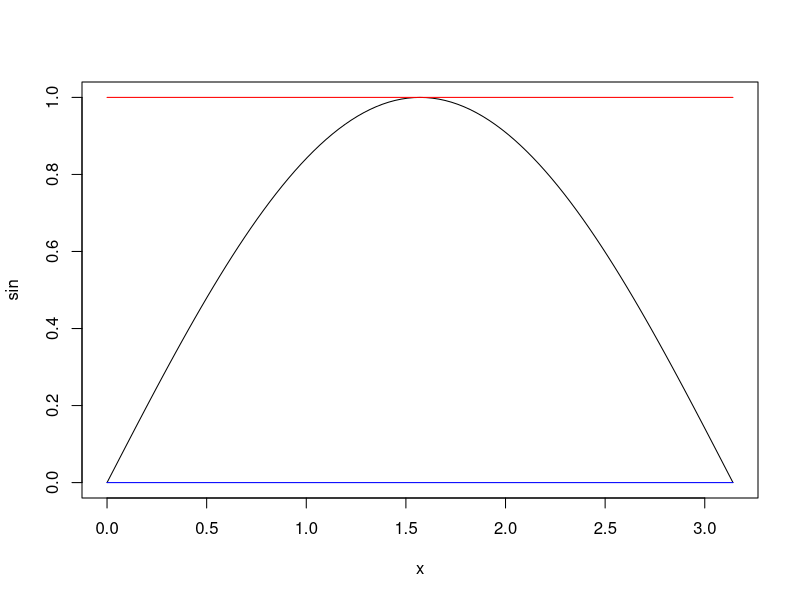
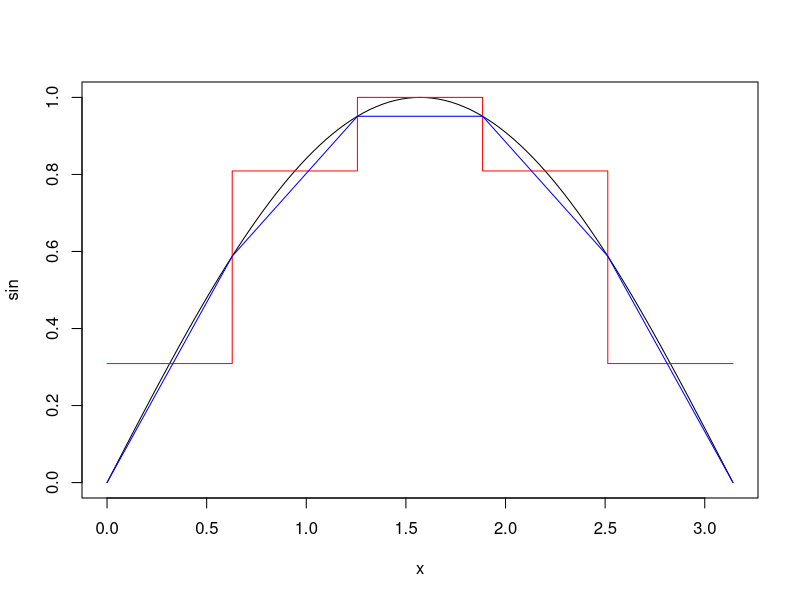

These figures' R source, in order:
pos <- function(...) {
    mat <- matrix(c(...), byrow = T, ncol = 2)
    colnames(mat) <- c("x", "y")
    mat
}

midpoints <- function(f, a, b) {
    mid <- f((a + b)/2)
    
    pos(a, mid, b, mid)
}

trapezoids <- function(f, a, b) {
    pos(a, f(a), b, f(b))
}


# Graphically
plot(sin, xlim = c(0, pi))
lines(midpoints(sin, 0, pi), col = "red")
lines(trapezoids(sin, 0, pi), col = "blue")


composites <- function(f, a, b, n = 10, rule) {
    points <- seq(a, b, length = n + 1)
    
    pieces <- lapply(seq_len(n), function(i) {
        rule(f, points[i], points[i + 1])
    })
    do.call("rbind", pieces)
}

plot(sin, xlim = c(0, pi))
lines(composites(sin, 0, pi, 5, rule = midpoints), col = "red")
lines(composites(sin, 0, pi, 5, rule = trapezoids), col = "blue") 
